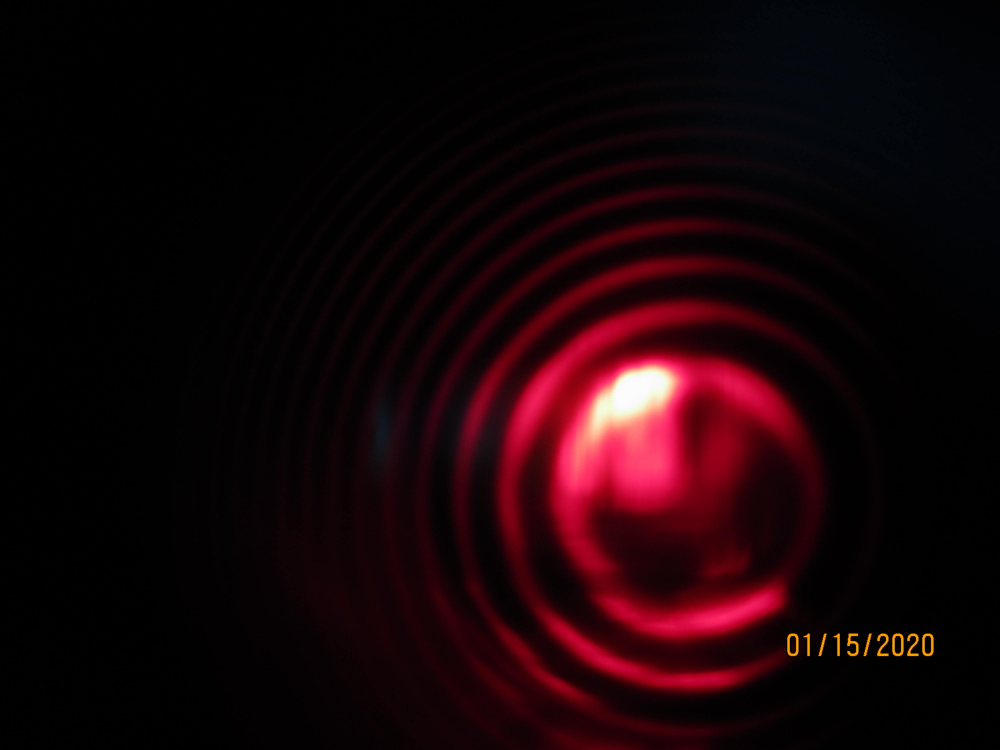
#> input picture Lab1_Zeeman/Pictures/Pattern_20.0.jpg, 4000 x 3000 px, found by its file name (shown at 1/4 size)
$ python find_center_blob.py   (older library calls are emulated)
#> lines starting #> are read from the running program, lines starting #| are printed output that depends on the picture
#!/usr/bin/python

# Standard imports
import cv2
import numpy as np;

# [51 lines of commented-out code are left out]

import cv2
import numpy as np

# Load image
image = cv2.imread('/Users/antoine/Documents/McGill/Winter_2020/Phys_359/Lab1_Zeeman/Pictures/Pattern_20.0.jpg', 0)
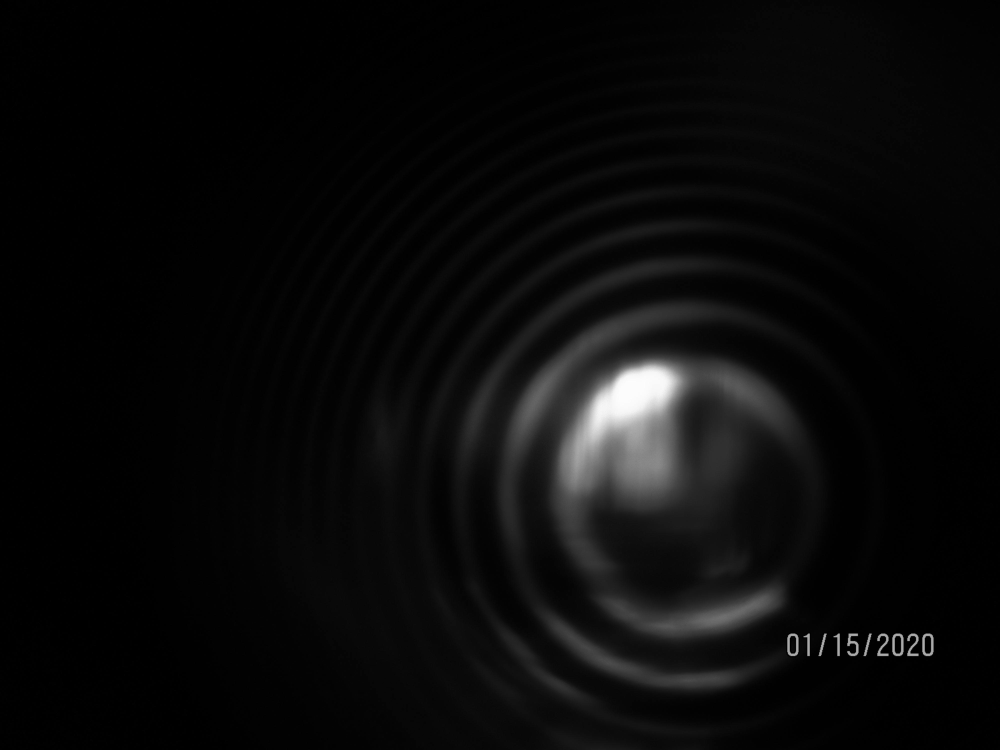
#> image: shape (3000, 4000) (shown at 1/4 size); min 0, max 253, mean 10

# Set our filtering parameters
# Initialize parameter settiing using cv2.SimpleBlobDetector
params = cv2.SimpleBlobDetector_Params()

# Set Area filtering parameters
params.filterByArea = True
params.minArea = 1000

# [13 lines of commented-out code are left out]
detector = cv2.SimpleBlobDetector_create(params)

# Detect blobs
keypoints = detector.detect(image)
#> keypoints = 3 keypoints; (x, y, size): (3711, 2579, 54.6), (3591, 2579, 54.6), (3171, 2579, 54.4)

# Draw blobs on our image as red circles
blank = np.zeros((1, 1))
blobs = cv2.drawKeypoints(image, keypoints, blank, (0, 0, 255),
                          cv2.DRAW_MATCHES_FLAGS_DRAW_RICH_KEYPOINTS)

number_of_blobs = len(keypoints)
#> number_of_blobs = 3
text = "Number of Circular Blobs: " + str(len(keypoints))
#> text = 'Number of Circular Blobs: 3'
cv2.putText(blobs, text, (20, 550),
            cv2.FONT_HERSHEY_SIMPLEX, 1, (0, 100, 255), 2)

# Show blobs
imS = cv2.resize(blobs, (1600,900))
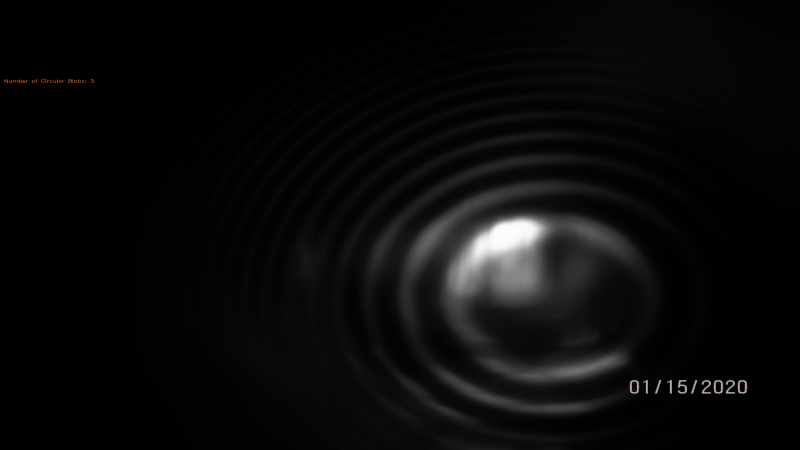
#> imS: shape (900, 1600, 3) (shown at 1/2 size); mean of channels 0, 1, 2 10, 10.1, 10.1; drawn as B, G, R
cv2.imshow("Filtering Circular Blobs Only", imS)
cv2.waitKey(0)
cv2.destroyAllWindows()
exit()
#> (the program exits here)

$ run again, with Lab1_Zeeman/Pictures/Pattern_30.1.JPG copied over Lab1_Zeeman/Pictures/Pattern_20.0.jpg
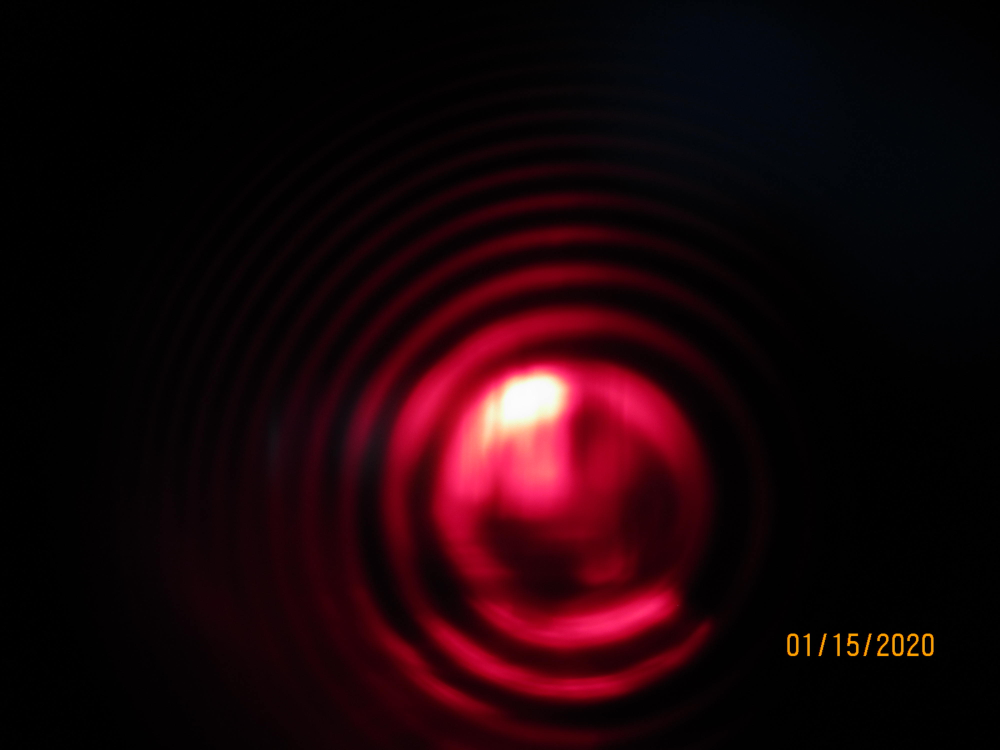
#> input picture Lab1_Zeeman/Pictures/Pattern_30.1.JPG, 4000 x 3000 px, found by its file name (shown at 1/4 size)
#> `image = cv2.imread('/Users/antoine/Documents/McGill/Winter_2020/Phys_3..`:
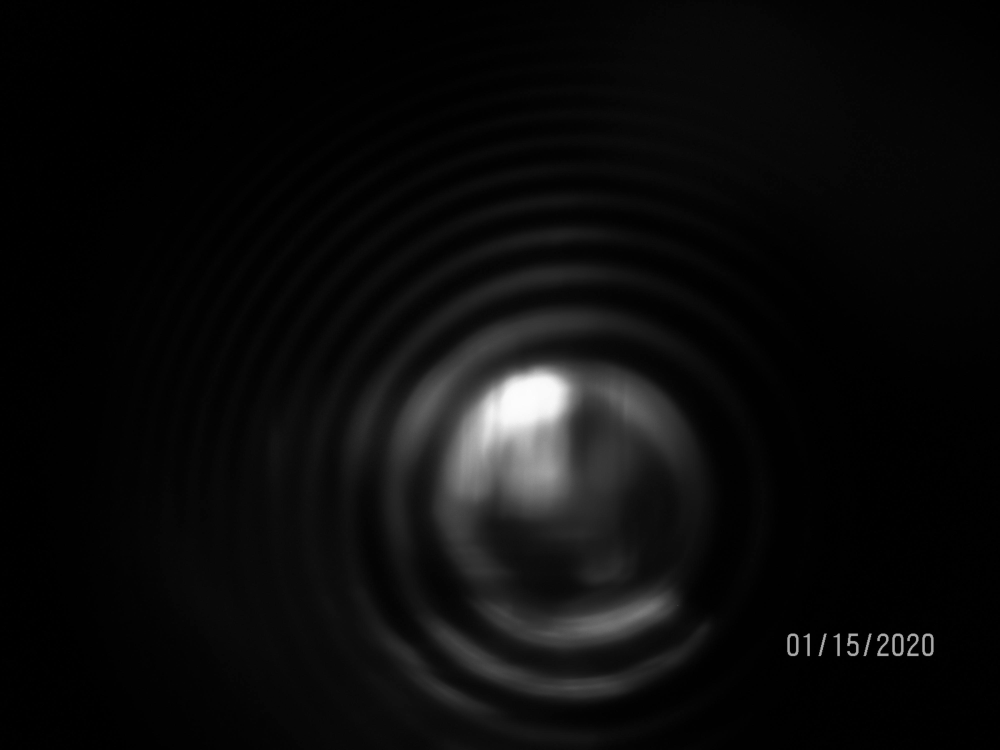
#> image: shape (3000, 4000) (shown at 1/4 size); min 0, max 253, mean 11.5
#> keypoints = 3 keypoints; (x, y, size): (3711, 2579, 54.6), (3591, 2579, 54.6), (3171, 2579, 54.4)
#> number_of_blobs = 3
#> text = 'Number of Circular Blobs: 3'
#> `imS = cv2.resize(blobs, (1600,900))`:
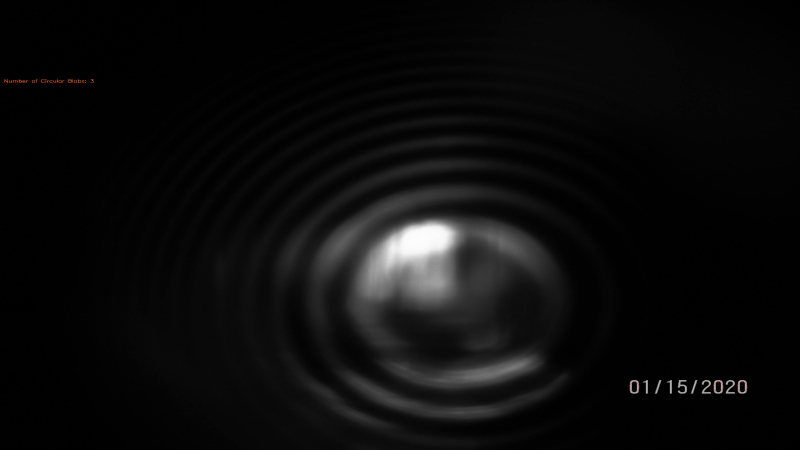
#> imS: shape (900, 1600, 3) (shown at 1/2 size); mean of channels 0, 1, 2 11.5, 11.5, 11.6; drawn as B, G, R

$ run again, with Lab1_Zeeman/Pictures/Pattern_89.9.jpg copied over Lab1_Zeeman/Pictures/Pattern_20.0.jpg
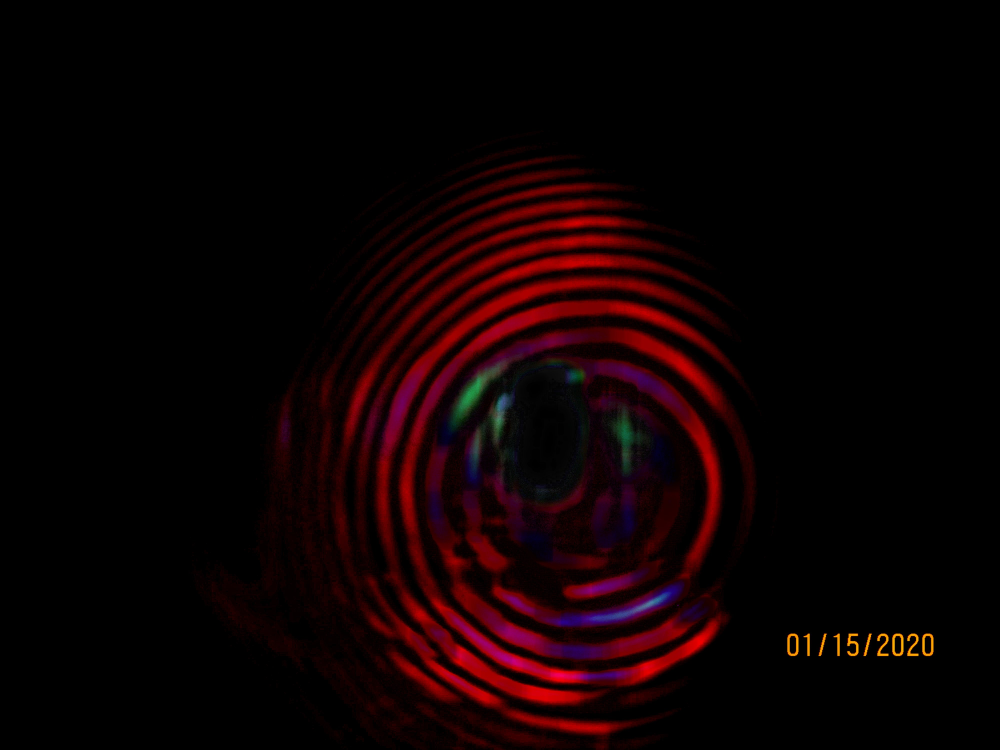
#> input picture Lab1_Zeeman/Pictures/Pattern_89.9.jpg, 4000 x 3000 px, found by its file name (shown at 1/4 size)
#> `image = cv2.imread('/Users/antoine/Documents/McGill/Winter_2020/Phys_3..`:
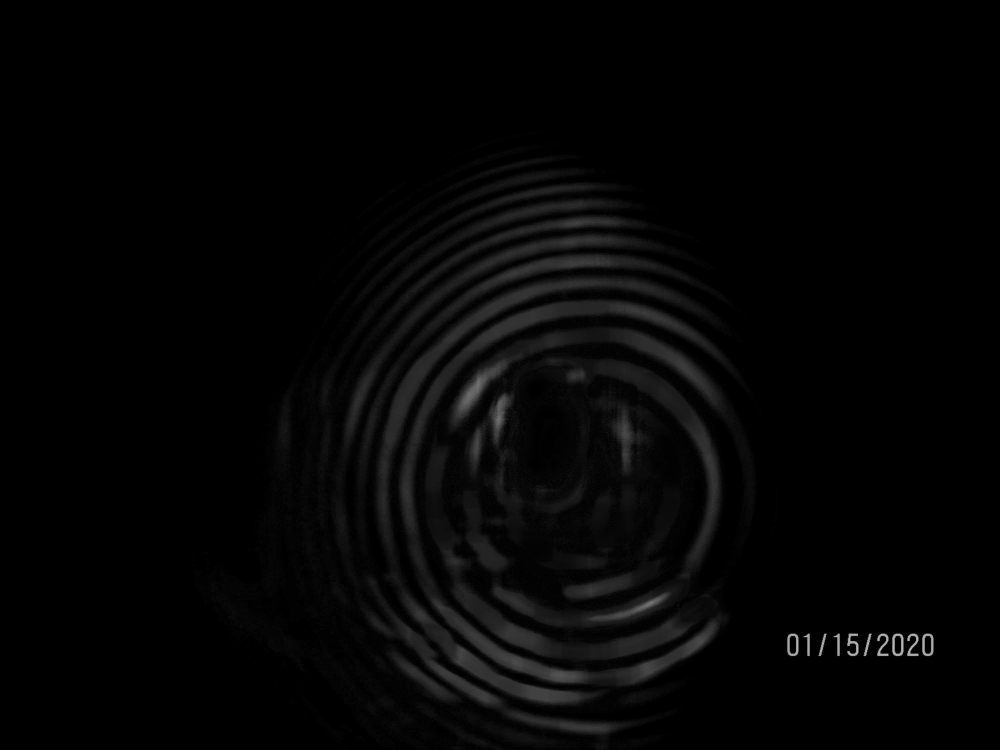
#> image: shape (3000, 4000) (shown at 1/4 size); min 0, max 205, mean 4.8
#> keypoints = 3 keypoints; (x, y, size): (3591, 2579, 69.3), (3171, 2579, 55), (3711, 2579, 54.9)
#> number_of_blobs = 3
#> text = 'Number of Circular Blobs: 3'
#> `imS = cv2.resize(blobs, (1600,900))`:
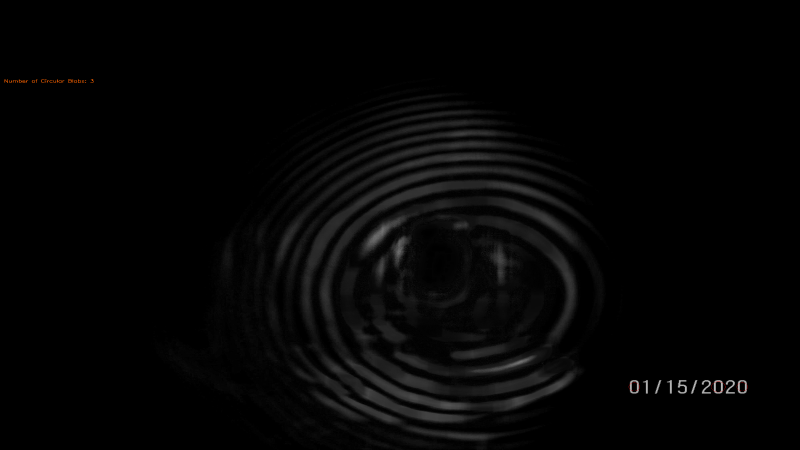
#> imS: shape (900, 1600, 3) (shown at 1/2 size); mean of channels 0, 1, 2 4.7, 4.8, 4.8; drawn as B, G, R

$ run again, with Lab1_Zeeman/Pictures/Diffraction_Pattern.png saved as Lab1_Zeeman/Pictures/Pattern_20.0.jpg
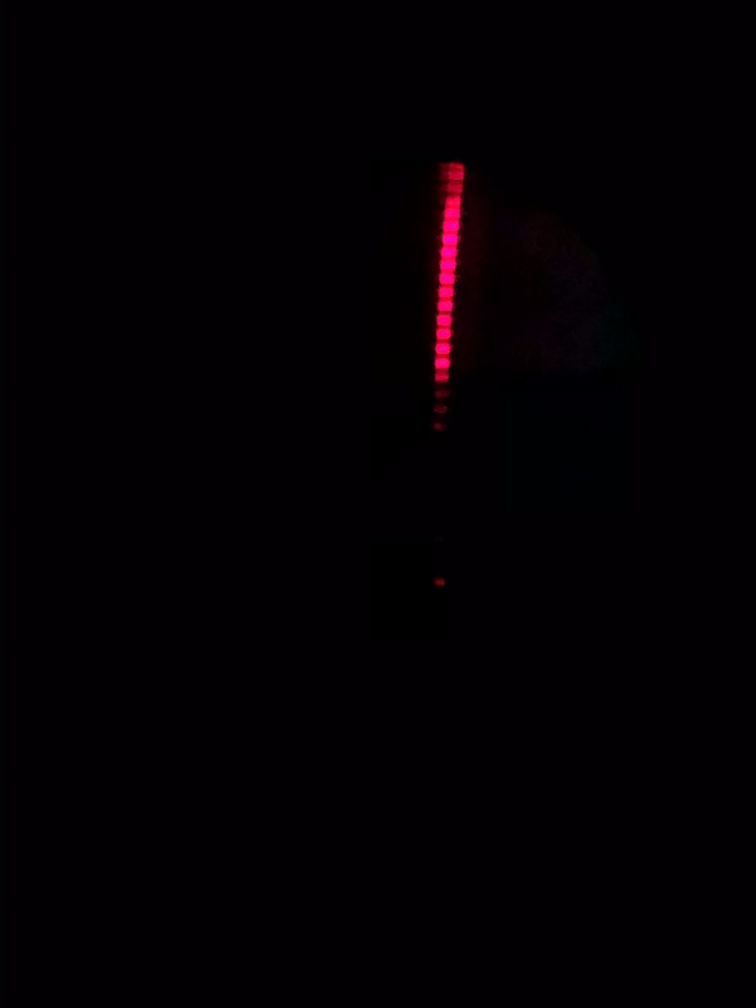
#> input picture Lab1_Zeeman/Pictures/Diffraction_Pattern.png, 3024 x 4032 px, found by its file name (shown at 1/4 size)
#> keypoints = ()
#> number_of_blobs = 0
#> text = 'Number of Circular Blobs: 0'
#> `imS = cv2.resize(blobs, (1600,900))`:
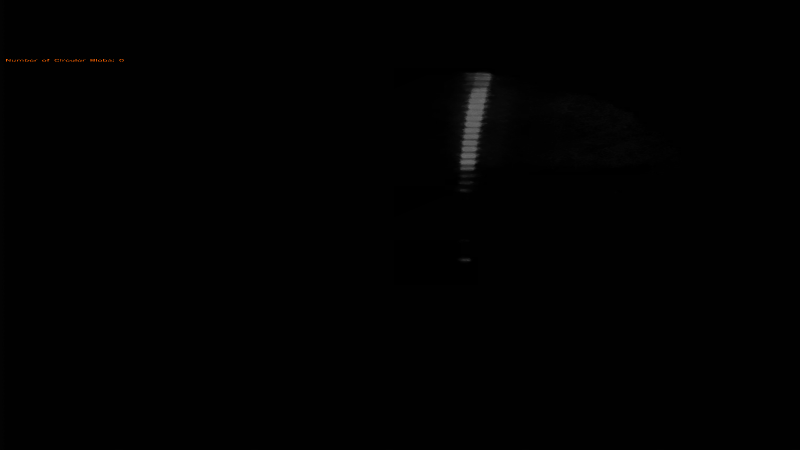
#> imS: shape (900, 1600, 3) (shown at 1/2 size); mean of channels 0, 1, 2 1.5, 1.5, 1.6; drawn as B, G, R
